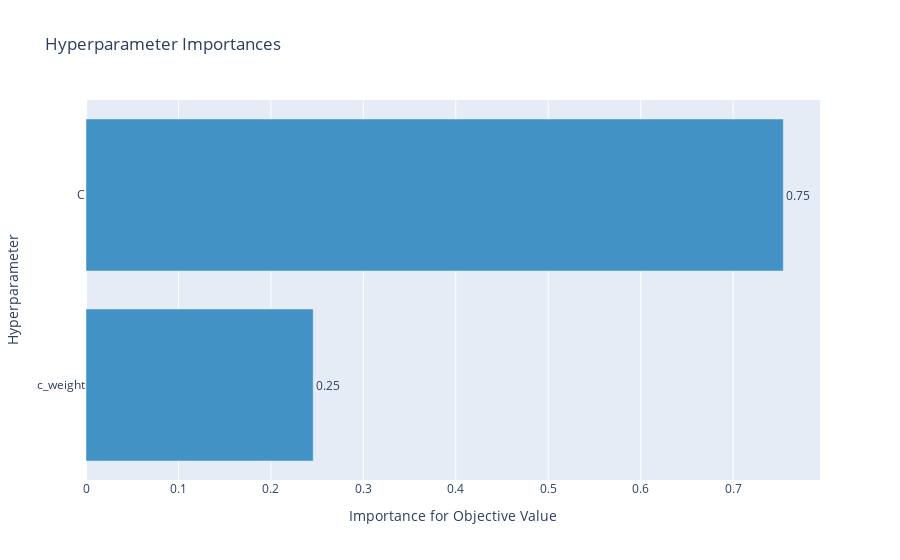

The notebook cell saved with this chart:
### Code cell
optuna.visualization.plot_param_importances(study)

### Figure 1 — Plotly figure (JSON) as saved in the notebook; plotly's stock layout.template omitted (floating-point values rounded to 4 significant figures)
{"data": [{"cliponaxis": false, "hovertemplate": ["c_weight (CategoricalDistribution): 0.24574530562022887<extra></extra>", "C (FloatDistribution): 0.7542546943797711<extra></extra>"], "marker": {"color": "rgb(66,146,198)"}, "orientation": "h", "text": ["0.25", "0.75"], "textposition": "outside", "type": "bar", "x": [0.2457, 0.7543], "y": ["c_weight", "C"]}], "layout": {"showlegend": false, "title": {"text": "Hyperparameter Importances"}, "xaxis": {"title": {"text": "Importance for Objective Value"}}, "yaxis": {"title": {"text": "Hyperparameter"}}}}
